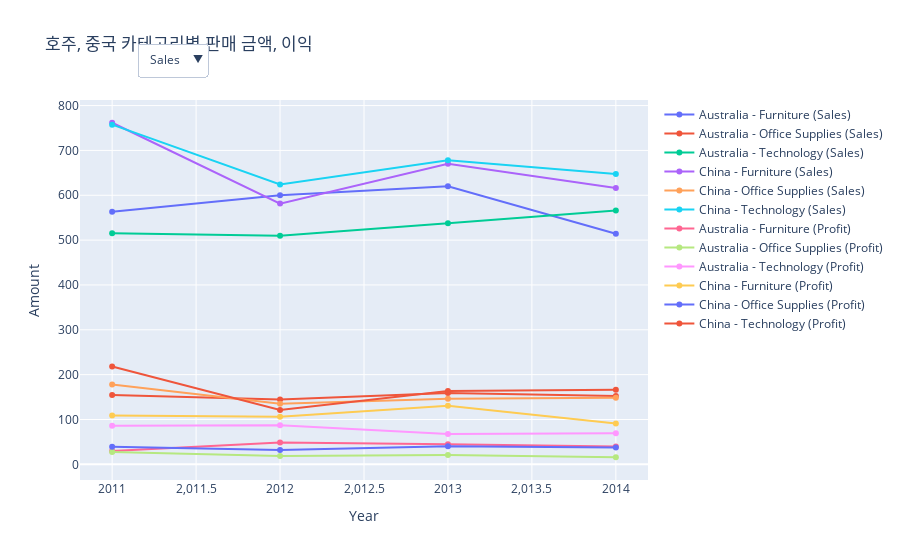

Notebook code for this chart:
### Markdown cell above
### 호주, 중국 카테고리별 매출 평균, 이익 평균

### Code cell
aus_china = df[(df.Country=='Australia') | (df.Country=='China')]
aus_china_sp = aus_china.groupby(['Year', 'Country', 'Category'])[['Sales', 'Profit']].mean().reset_index().sort_values('Year')

countries = aus_china_sp['Country'].unique()
categories = aus_china_sp['Category'].unique()

fig = go.Figure()

sales_traces = []
profit_traces = []

for metric in ['Sales', 'Profit']:
    for country in countries:
        for category in categories:
            subset = aus_china_sp[(aus_china_sp['Country'] == country) & (aus_china_sp['Category'] == category)]
            trace = go.Scatter(
                x=subset['Year'],
                y=subset[metric],
                mode='lines+markers',
                name=f"{country} - {category} ({metric})"
            )
            if metric == "Sales":
                sales_traces.append(trace)
            else:
                profit_traces.append(trace)

fig.add_traces(sales_traces + profit_traces)

total_traces = len(sales_traces) + len(profit_traces)
visible_sales = [True] * len(sales_traces) + [False] * len(profit_traces)
visible_profit = [False] * len(sales_traces) + [True] * len(profit_traces)

dropdown_buttons = [
    {"label": "Sales", "method": "update",
     "args": [{"visible": visible_sales}, {"title": "호주, 중국 카테고리별 판매 금액 평균"}]},
    {"label": "Profit", "method": "update",
     "args": [{"visible": visible_profit}, {"title": "호주, 중국 카테고리별 이익 평균"}]}
]

fig.update_layout(
    updatemenus=[{
        "buttons": dropdown_buttons,
        "direction": "down",
        "showactive": True,
        "x": 0.1,
        "xanchor": "left",
        "y": 1.15,
        "yanchor": "top",
    }],
    title="호주, 중국 카테고리별 판매 금액, 이익",
    xaxis_title="Year",
    yaxis_title="Amount"
)

fig.show()

### Figure 1 — Plotly figure (JSON) as saved in the notebook; plotly's stock layout.template omitted (floating-point values rounded to 4 significant figures)
{"data": [{"mode": "lines+markers", "name": "Australia - Furniture (Sales)", "type": "scatter", "x": [2011, 2012, 2013, 2014], "y": [563.5, 600.0, 620.3, 514.1]}, {"mode": "lines+markers", "name": "Australia - Office Supplies (Sales)", "type": "scatter", "x": [2011, 2012, 2013, 2014], "y": [154.7, 144.6, 159.0, 152.2]}, {"mode": "lines+markers", "name": "Australia - Technology (Sales)", "type": "scatter", "x": [2011, 2012, 2013, 2014], "y": [515.5, 509.6, 537.6, 566.1]}, {"mode": "lines+markers", "name": "China - Furniture (Sales)", "type": "scatter", "x": [2011, 2012, 2013, 2014], "y": [761.7, 581.4, 670.4, 616.3]}, {"mode": "lines+markers", "name": "China - Office Supplies (Sales)", "type": "scatter", "x": [2011, 2012, 2013, 2014], "y": [177.9, 135.2, 146.1, 148.7]}, {"mode": "lines+markers", "name": "China - Technology (Sales)", "type": "scatter", "x": [2011, 2012, 2013, 2014], "y": [757.5, 623.9, 678.1, 647.5]}, {"mode": "lines+markers", "name": "Australia - Furniture (Profit)", "type": "scatter", "x": [2011, 2012, 2013, 2014], "y": [29.51, 48.73, 44.58, 39.67]}, {"mode": "lines+markers", "name": "Australia - Office Supplies (Profit)", "type": "scatter", "x": [2011, 2012, 2013, 2014], "y": [27.79, 18.62, 20.65, 15.82]}, {"mode": "lines+markers", "name": "Australia - Technology (Profit)", "type": "scatter", "x": [2011, 2012, 2013, 2014], "y": [86.22, 87.07, 67.58, 69.43]}, {"mode": "lines+markers", "name": "China - Furniture (Profit)", "type": "scatter", "x": [2011, 2012, 2013, 2014], "y": [108.9, 106.4, 130.4, 91.22]}, {"mode": "lines+markers", "name": "China - Office Supplies (Profit)", "type": "scatter", "x": [2011, 2012, 2013, 2014], "y": [39.23, 32.11, 40.11, 37.55]}, {"mode": "lines+markers", "name": "China - Technology (Profit)", "type": "scatter", "x": [2011, 2012, 2013, 2014], "y": [218.4, 121.0, 163.3, 166.5]}], "layout": {"title": {"text": "호주, 중국 카테고리별 판매 금액, 이익"}, "updatemenus": [{"buttons": [{"args": [{"visible": [true, true, true, true, true, true, false, false, false, false, false, false]}, {"title": "호주, 중국 카테고리별 판매 금액 평균"}], "label": "Sales", "method": "update"}, {"args": [{"visible": [false, false, false, false, false, false, true, true, true, true, true, true]}, {"title": "호주, 중국 카테고리별 이익 평균"}], "label": "Profit", "method": "update"}], "direction": "down", "showactive": true, "x": 0.1, "xanchor": "left", "y": 1.15, "yanchor": "top"}], "xaxis": {"title": {"text": "Year"}}, "yaxis": {"title": {"text": "Amount"}}}}
